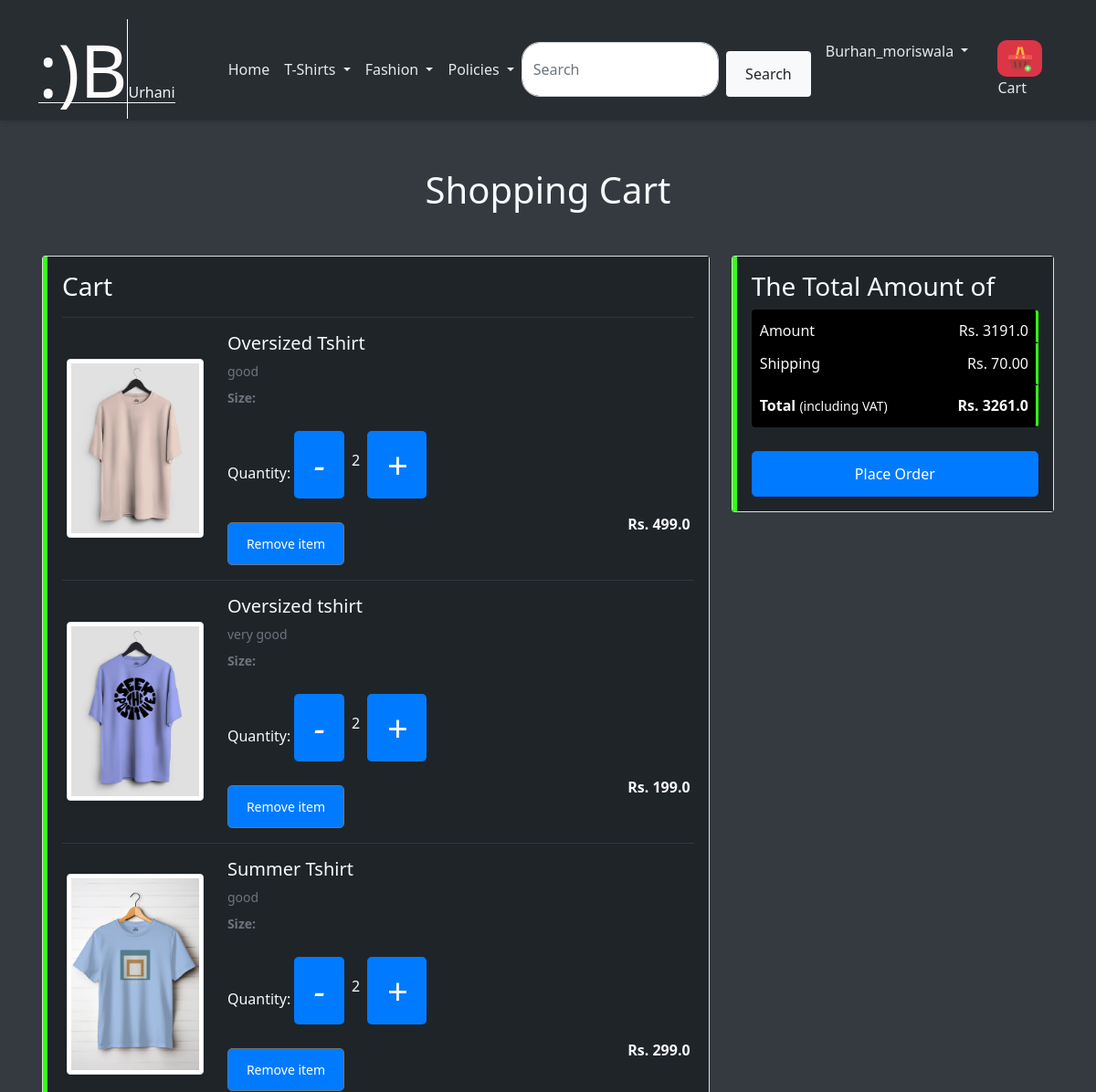
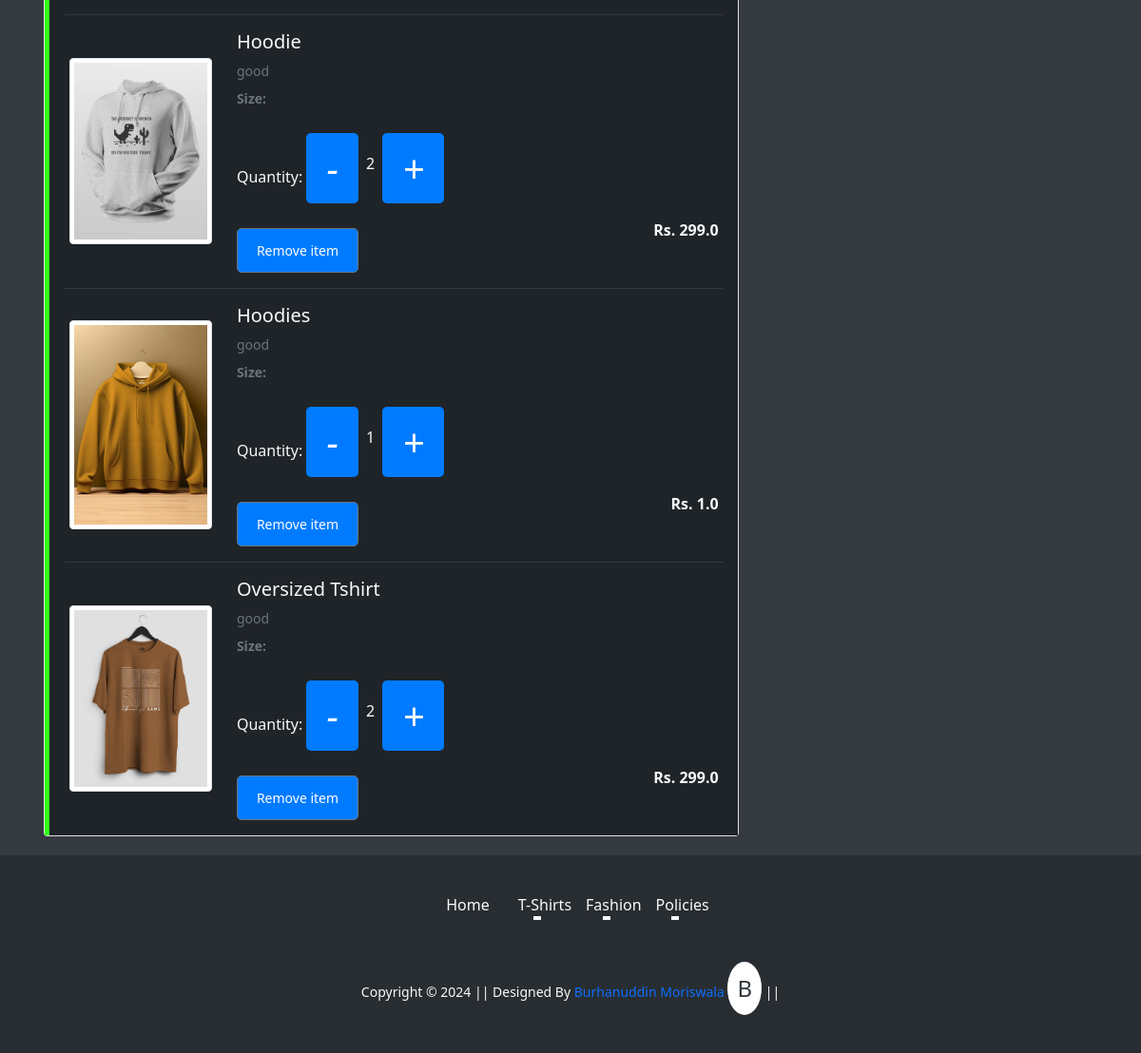
The app's page /cart/ (signed in) with its own data (2 pictures, top to bottom).
### app/models.py (models this page shows, shortened)
class Cart(models.Model):
    user = models.ForeignKey(User, on_delete=models.CASCADE, related_name='carts')
    product = models.ForeignKey(Product, on_delete=models.CASCADE, related_name='carts')
    quantity = models.PositiveIntegerField(default=1)

class Product(models.Model):
    SIZE_CHOICES = (
        ('S', 'Small'),
        ('M', 'Medium'),
        ('L', 'Large'),
        ('XL', 'X-Large'),
        ('XXL', 'XX-Large'),
        ('XXXL', 'XXX-Large'),
    )
    title = models.CharField(max_length=100)
    selling_price = models.FloatField()
    discounted_price = models.FloatField()
    description = models.TextField()
    brand = models.CharField(max_length=100)
    category = models.CharField(choices=CATEGORY_CHOICES, max_length=2)
    product_image = models.ImageField(upload_to='productimg')
    sizes = models.CharField(choices=SIZE_CHOICES, max_length=4, default='M')  # Ensure this line is correct

### app/views.py (the view)
# urls.py: path('cart/', views.show_cart, name='showcart'),
@login_required
def show_cart(request):
    user = request.user
    cart = Cart.objects.filter(user=user)
    amount = 0.0
    shipping_amount = 70.0
    total_amount = 0.0
    if cart.exists():
        for p in cart:
            temp_amount = p.quantity * p.product.discounted_price
            amount += temp_amount
        total_amount = amount + shipping_amount
        return render(request, 'app/addtocart.html', {
            'carts': cart,
            'totalamount': total_amount,
            'amount': amount
        })
    else:
        return render(request, 'app/emptycart.html')

### app/templates/app/addtocart.html (shortened to what this page needs)
{% extends 'app/base.html' %}
{% load static %}
{% block main-content %}
<div class="container block-main">
    <h1 class="text-center mb-5">Shopping Cart</h1>
    <div class="row">
        <div class="col-sm-8">
            <div class="card">
                <div class="card-body cart-body-1">
                    <h3>Cart</h3>
                    {% for cart in carts %}
                    <hr class="text-muted">
                    <div class="row">
                        <div class="col-sm-3 text-center align-self-center">
                            <img src="{{cart.product.product_image.url}}" alt="" class="img-fluid img-thumbnail shadow-sm" height="150" width="150">
                        </div>
                        <div class="col-sm-9 cart-pd">
                            <div>
                                <h5>{{cart.product.title}}</h5>
                                <p class="mb-2 text-muted small">
                                    {{cart.product.description}}
                                </p>
                                <p class="mb-2 text-muted small"><strong>Size:</strong> {{ cart.product.size }}</p>
                                <div class="my-3">
                                    <label for="quantity">Quantity:</label>
                                    <div class="d-inline-flex align-items-center">
                                        <a class="minus-cart btn" pid="{{cart.product.id}}"><i class="text-light text-bold display-6">-</i></a>
                                        <span class="mx-2" id="quantity">{{cart.quantity}}</span>
                                        <a class="plus-cart btn" pid="{{cart.product.id}}"><i class="text-light text-bold display-6">+</i></a>
                                    </div>
                                </div>
                                <div class="d-flex justify-content-between">
                                    <a href="#" class="remove-cart btn btn-sm btn-secondary mr-3" pid="{{cart.product.id}}">Remove item</a>
                                    <p class="mb-0 "><span><strong>Rs. {{cart.product.discounted_price}}</strong></span></p>
                                </div>
                            </div>
                        </div>
                    </div>
                    {% endfor %}
                </div>
            </div>
        </div>
        <div class="col-sm-4">
            <div class="card">
                <div class="card-body payments-b">
                    <h3>The Total Amount of</h3>
                    <div class="listgd">
                        <ul class="list-group ">
                            <li class="list-group-item d-flex justify-content-between align-items-center  px-2 pb-0">Amount<span>Rs. <span id="amount">{{amount}}</span></span></li>
                            <li class="list-group-item d-flex justify-content-between align-items-center px-2">Shipping<span>Rs. 70.00</span></li>
                            <li class="list-group-item d-flex justify-content-between align-items-center  px-2 mb-3">
                                <div>
                                    <strong>Total</strong> <small>(including VAT)</small>
                                </div>
                                <span><strong>Rs. <span id="totalamount">{{totalamount}}</span></strong></span>
                            </li>
                        </ul>
                    </div>
                    <div class="d-grid"><a href="{% url 'new_checkout' %}" class="btn btn-primary">Place Order</a></div>
                </div>
            </div>
        </div>
    </div>
</div>
{% endblock main-content %}

### app/templates/app/base.html (shortened to what this page needs)
<!doctype html>
{% load static %}
<html lang="en">
<head>
    <link rel="stylesheet" href="https://cdn.jsdelivr.net/npm/boxicons@latest/css/boxicons.min.css">
    <link href="https://cdn.jsdelivr.net/npm/bootstrap@5.0.0-beta1/dist/css/bootstrap.min.css" rel="stylesheet">
    <link rel="stylesheet" href="{% static 'css/owl.carousel.min.css' %}">
    <link rel="stylesheet" href="{% static 'css/all.min.css' %}">
    <link rel="stylesheet" href="{% static 'css/style.css' %}">
</head>
<body>
    <div class="container topbar bg-light d-none d-lg-block">
        <div class="d-flex justify-content-between">
            <div class="top-info ps-2">
                <small class="me-3"> <a href="#" class="text-white">123 Street, New York</a></small>
                <small class="me-3"><a href="#" class="text-white">Email@Example.com</a></small>
            </div>
            <div class="top-link pe-2">
                <a href="#" class="text-white"><small class="text-white mx-2">Privacy Policy</small>/</a>
                <a href="#" class="text-white"><small class="text-white mx-2">Terms of Use</small>/</a>
                <a href="#" class="text-white"><small class="text-white ms-2">Sales and Refunds</small></a>
            </div>
        </div>
    </div>
    <nav class="navbar navbar-expand-lg" id="navbar">
        <div class="container">
            <a class="text-decoration-none text-dark logo" href="{% url 'home' %}">
                <span class="Urhani"><strong class="display-1 B"><span class="smile">:)</span>B</strong>Urhani</span>
            </a>
            <div class="collapse navbar-collapse" id="navbarSupportedContent">
                <ul class="navbar-nav me-auto mb-2 mb-lg-0">
                    <li class="nav-item">
                        <a class="nav-link active" aria-current="page" href="/">Home</a>
                    </li>
                    <li class="nav-item dropdown">
                        <a class="nav-link dropdown-toggle" href="#" id="electronicsDropdown" role="button" data-bs-toggle="dropdown" aria-expanded="false">
                            T-Shirts
                        </a>
                    </li>
                    <li class="nav-item dropdown">
                        <a class="nav-link dropdown-toggle" href="#" id="fashionDropdown" role="button" data-bs-toggle="dropdown" aria-expanded="false">
                            Fashion
                        </a>
                    </li>
                    <li class="nav-item dropdown">
                        <a class="nav-link dropdown-toggle" href="#" id="policiesDropdown" role="button" data-bs-toggle="dropdown" aria-expanded="false">
                            Policies
                        </a>
                    </li>
                </ul>
                <div class="position-relative">
                    <form class="d-flex" id="searchForm">
                        <input class="form-control me-2" type="search" id="searchInput" placeholder="Search" aria-label="Search" required>
                        <button class="btn bg-light text-dark rounded " type="submit">Search</button>
                    </form>
                </div>
                <div>
                    <ul class="navbar-nav me-auto mb-2 mb-lg-0">
                        {% if request.user.is_authenticated %}
                            <li class="nav-item dropdown mx-2">
                                <a class="nav-link dropdown-toggle" href="#" id="profileDropdown" role="button" data-bs-toggle="dropdown" aria-expanded="false">
                                    <span class="text-capitalize">{{ request.user }}</span>
                                </a>
                            </li>
                            <li class="nav-item mx-2">
                                <a href="{% url 'showcart' %}" class="nav-link"><span class="badge bg-danger"><i><img src="{% static 'images/add-to-cart.png' %}" clas="dipimg" ></i></span> Cart</a>
                            </li>
                        {% endif %}
                    </ul>
                </div>
            </div>
        </div>
    </nav>
    {% block main-content  %} {% endblock main-content %}
    <footer class="container-fluid footer ">
        <div class="footer-links">
            <a class="footer-link" href="{% url 'home'%}">Home</a>
            <div class="dropdown">
                <a class="footer-link dropdown-toggle" href="#" id="tshirtsDropdown" role="button" data-bs-toggle="dropdown" aria-expanded="false">
                    T-Shirts
                </a>
            </div>
            <div class="dropdown">
                <a class="footer-link dropdown-toggle" href="#" id="fashionDropdownFooter" role="button" data-bs-toggle="dropdown" aria-expanded="false">
                    Fashion
                </a>
            </div>
            <div class="dropdown">
                <a class="footer-link dropdown-toggle" href="#" id="policiesDropdownFooter" role="button" data-bs-toggle="dropdown" aria-expanded="false">
                    Policies
                </a>
            </div>
        </div>
        <small class="text-light copyright">Copyright &copy; 2024 || Designed By
            <a href="https://burhanuddin-moriswala-portfolio.netlify.app/" target="_blank" class="text-decoration-none ">
                Burhanuddin Moriswala
                <span class="burhan">B</span>
            </a> ||
        </small>
</body>
</html>

### app/static/css/style.css (style rules this page uses)
:root { --primary-color: #007bff; --secondary-color: #28a745; --dark-color: #343a40; --light-color: #f8f9fa; --text-color: #343a40; --error-color: #dc3545; --hover-bg-color: #e2e6ea; --hover-color: #0056b3; --shadow: rgba(0, 0, 0, 0.1); --border-color-light: #d1d1d1; --border-color-dark: #333; }
body { font-family: 'Segoe UI', Tahoma, Geneva, Verdana, sans-serif; background-color: var(--dark-color); color: var(--light-color); margin: 0; }
.container { margin-top: 20px; }
.block-main { margin-top: 130px; }
.logo { margin-right: 50px; }
.B { border-right: 1px solid #ffffff; color: rgb(254, 251, 251); }
.Urhani { border-bottom: 1px solid #f8f8f8; color: rgb(245, 245, 245); }
.topbar { padding: 10px 0; margin-bottom: 80px; }
.top-info small, .top-link a { color: #ffffff; }
.navbar { box-shadow: 0 2px 5px var(--shadow); }
.nav-link { color: #e8e8e8 !important; font-weight: 500; transition: color 0.3s; }
.form-control { border-radius: 20px; border: 1px solid #ced4da; transition: border-color 0.3s; }
.btn-primary { border-radius: 20px; }
footer { background-color: #282d32; color: var(--light-color); padding: 40px 20px; display: flex; flex-direction: column; align-items: center; text-align: center; position: relative; bottom: 0; }
.footer-links { display: flex; justify-content: center; flex-wrap: wrap; margin-bottom: 20px; }
.footer-link { color: var(--light-color); text-decoration: none; margin: 0 15px; transition: color 0.3s ease; position: relative; }
.footer-link::after { content: ""; display: block; height: 2px; background: #f8f9fa; width: 0; transition: width 0.3s ease; margin: auto; }
.burhan { border-radius: 50%; background-color: #ffffff; color: var(--text-color); font-size: 1.5rem; padding: 10px; display: inline-block; }
.badge { background-color: var(--error-color); font-size: 0.8rem; border-radius: 10px; }
@media (min-width: 769px) { .navbar-collapse { justify-content: space-between; } }
@media (min-width: 769px) { .topbar { display: block; } }
@media (min-width: 769px) { .block-main { margin-top: 120px; } }
.row { display: flex; flex-wrap: wrap; padding: 0 4px; }
.card { margin-bottom: 20px; }
.btn { display: inline-block; padding: 12px 20px; background-color: var(--primary-color); color: #fff; border-radius: 5px; text-decoration: none; transition: background-color 0.3s, transform 0.2s; }
.mb-3 { margin-bottom: 1rem; }
.btn { margin-top: 10px; }
.cart-body-1 { background-color: #1f2429; border-left: 5px solid #31ff15; }
.payments-b { background-color: #1f2429; border-left: 5px solid #31ff15; }
.listgd { background-color: #1f2429; }
.list-group li { background-color: #000000; padding: 10px; border-right: 3px solid #31ff15; border-bottom: 2px solid black; }

### app/templates/app/base.html (style rules this page uses)
#navbar { position: fixed; top: 0; width: 100%; background-color: #282d32; transition: top 0.3s; z-index: 1000; }

### records on screen
Cart: product.product_image (picture), product "Oversized Tshirt", product.description "good", quantity "2", product.discounted_price "499.0"
Cart: product.product_image (picture), product "Oversized tshirt", product.description "very good", quantity "2", product.discounted_price "199.0"
Cart: product.product_image (picture), product "Summer Tshirt", product.description "good", quantity "2", product.discounted_price "299.0"
Cart: product.product_image (picture), product "Hoodie", product.description "good", quantity "2", product.discounted_price "299.0"
Cart: product.product_image (picture), product "Hoodies", product.description "good", quantity "1", product.discounted_price "1.0"
Cart: product.product_image (picture), product "Oversized Tshirt", product.description "good", quantity "2", product.discounted_price "299.0"

### other values on screen
{{ request.user }} "Burhan_moriswala"
{{ amount }} "3191.0"
{{ totalamount }} "3261.0"
